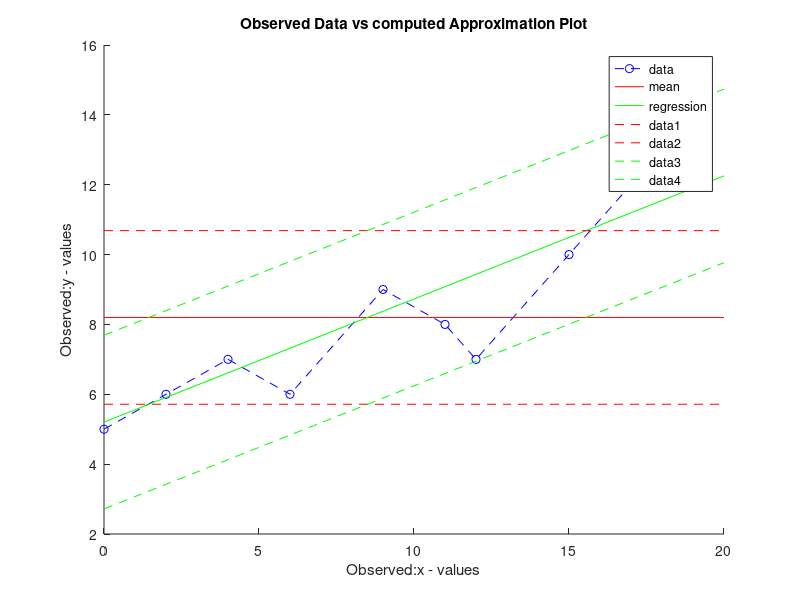

Here is the MATLAB script that generated this plot:
diary on
A=[0,2,4,6,9,11,12,15,17,19;5,6,7,6,9,8,7,10,12,12];

sumx    = 0;
sumy    = 0;
sumxy   = 0;
sumxsq  = 0;
sumysq  = 0;

for i = 1: size(A,2)
  sumx += A(1,i);
  sumy += A(2,i);
  sumxy += (A(2,i)*A(1,i));
  sumxsq += (A(1,i)^2);
  sumysq += (A(2,i)^2);
end

xbar = sumx/(size(A,2));
ybar = sumy/(size(A,2));
xybar = sumxy/(size(A,2));
xsqbar = sumxsq/(size(A,2));
ysqbar = sumysq/(size(A,2));

printf('Observed pairs of data values\r\n')
for i = 1: size(A,2)
  printf('[ %d, %d ]\t', A(1,i),A(2,i));
  if i == size(A,2)/2
    printf('\r\n')
  end
end
printf('\r\nEnd Observed pairs\n\n');


printf('ybar is: %f\r\n',ybar)
printf('Degree of polynomial is: 1.00\r\n')

cv = 0;
ssm = 0;
sy  = 0;
for i =1: size(A,2)
  ssm += (A(2,i) - ybar)^2;
end
sy = sqrt(ssm/(size(A,2)-1));
cv = (sy/ybar)*100;

a1 = ((size(A,2)*sumxy) - (sumx*sumy))/((size(A,2)*sumxsq)-(sumx)^2);
a0 = (ybar - a1*xbar);
printf('Coefficients of approximation are: %f   %f\r\n',a1,a0);
printf('Sm, Standard Deviation from y=ybar is: %f\r\n',sy);

sum_reg = 0;
for i=1:size(A,2)
  sum_reg += (A(2,i) - a0 - a1*A(1,i))^2;
end
serr = sqrt(sum_reg/(size(A,2)-2));

printf('Se, Standard Error from y=y_estimate is: %f\r\n',serr);
printf('Coefficent of Variation cv_mean = %f\r\n',cv);
printf('Confidence interval [ybar-sy,ybar+sy] is [%f,%f]\r\n', ybar-sy,ybar+sy);
printf('With atleast %5.3f percent in [%d,%d]\r\n',100 - (sy/ybar)*100,ybar-sy,ybar+sy);


for i= 1:21
  mean(i) = a0 + a1*xbar;
  pos_mean_dev(i) = mean(i) +sy;
  neg_mean_dev(i) = mean(i) -sy;
  regression(i) = a0 + a1*i;
  pos_reg_dev(i) = regression(i) + sy;
  neg_reg_dev(i) = regression(i) - sy;
  
end
x = [0:20];
x1 = [0:20];
hold on
plot(A(1,:),A(2,:),'--bo')
plot(x,mean,'r')

plot(x1,regression, 'g')
legend({'data','mean','regression'});
plot(x,pos_mean_dev,'--r')
plot(x,neg_mean_dev,'--r')
plot(x,pos_reg_dev,'--g')
plot(x,neg_reg_dev,'--g')
title('Observed Data vs computed Approximation Plot')
xlabel('Observed:x - values')
ylabel('Observed:y - values')

diary off
